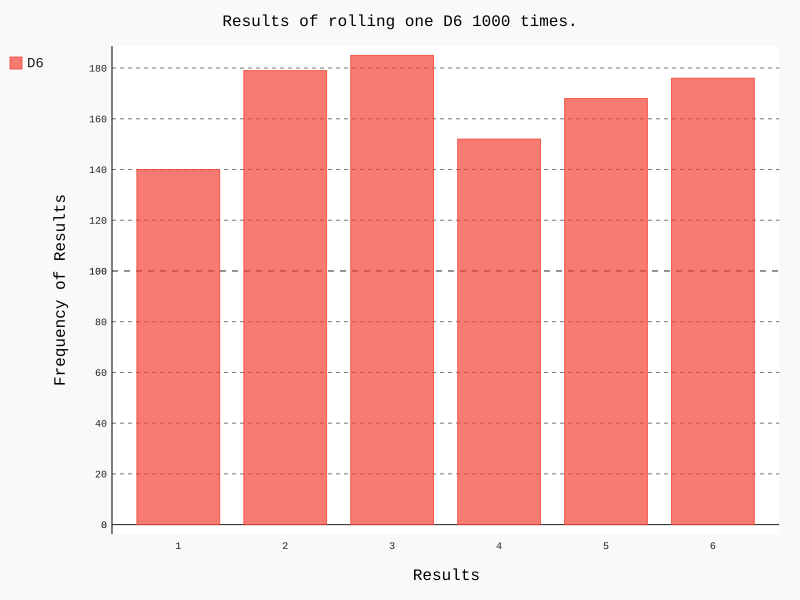

This chart was generated by the following Python code:
#!/usr/bin/env python
#-*- coding:utf-8 -*-
# @Time    : 2020/1/9 13:50
# @Author  : Jefferey

from die import Die
import pygal

die = Die()

results = []
for roll_num in range(1000):
    result = die.roll()
    results.append(result)
#print(results)

#分析结果
frequencies = []
for value in range(1, die.num_sides+1):
    frequency = results.count(value)
    frequencies.append(frequency)
#print(frequencies)

#对结果进行可视化
hist = pygal.Bar()
hist.title = "Results of rolling one D6 1000 times."
hist.x_labels = ['1', '2', '3', '4', '5', '6']
hist.x_title = "Results"
hist.y_title = "Frequency of Results"

hist.add('D6', frequencies)
hist.render_to_file('die_visual.svg')
